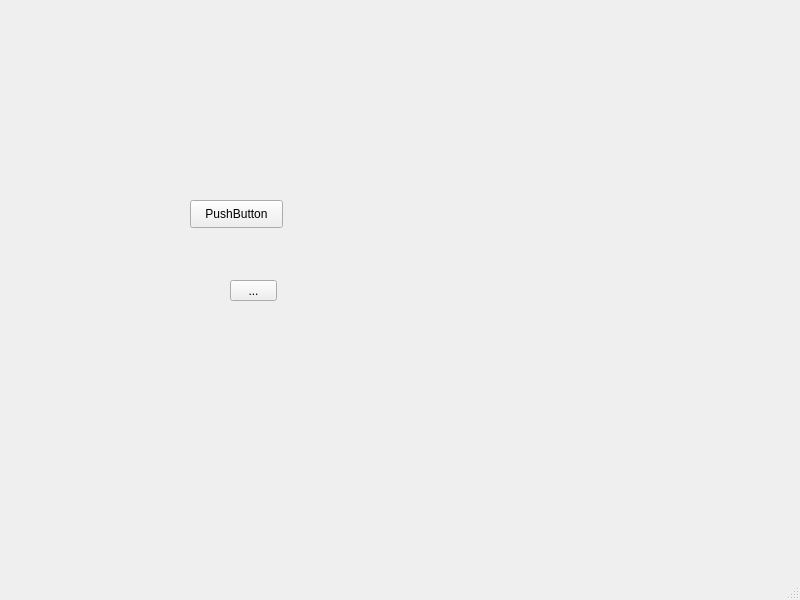
<?xml version="1.0" encoding="UTF-8"?>
<ui version="4.0">
 <class>MainWindow</class>
 <widget class="QMainWindow" name="MainWindow">
  <property name="geometry">
   <rect>
    <x>0</x>
    <y>0</y>
    <width>800</width>
    <height>600</height>
   </rect>
  </property>
  <property name="windowTitle">
   <string>MainWindow</string>
  </property>
  <widget class="QWidget" name="centralwidget">
   <widget class="QPushButton" name="pushButton">
    <property name="geometry">
     <rect>
      <x>190</x>
      <y>200</y>
      <width>93</width>
      <height>28</height>
     </rect>
    </property>
    <property name="text">
     <string>PushButton</string>
    </property>
   </widget>
   <widget class="QToolButton" name="toolButton">
    <property name="geometry">
     <rect>
      <x>230</x>
      <y>280</y>
      <width>47</width>
      <height>21</height>
     </rect>
    </property>
    <property name="text">
     <string>...</string>
    </property>
   </widget>
  </widget>
  <widget class="QMenuBar" name="menubar">
   <property name="geometry">
    <rect>
     <x>0</x>
     <y>0</y>
     <width>800</width>
     <height>26</height>
    </rect>
   </property>
  </widget>
  <widget class="QStatusBar" name="statusbar"/>
 </widget>
 <resources/>
 <connections/>
</ui>
